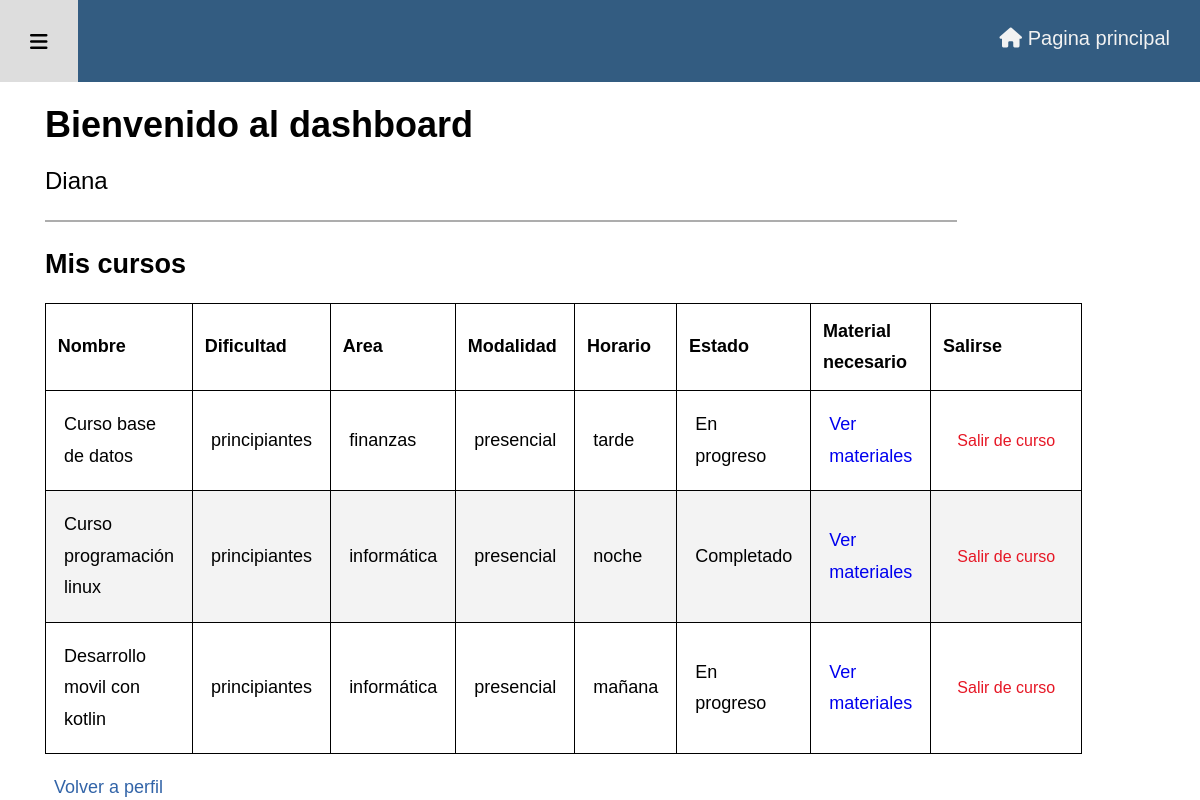
The page /admin/perfil.php?direccion=cursos_inscritos (signed in) on the database its author committed.
### tables this page shows
CREATE TABLE IF NOT EXISTS `usuario_y_curso` (
  `id_uc` int(11) NOT NULL AUTO_INCREMENT,
  `id_curso` int(11) NOT NULL,
  `ci_usuario` int(11) NOT NULL,
  `estado` varchar(255) DEFAULT 'En progreso',
  PRIMARY KEY (`id_uc`),
  KEY `frk_curso` (`id_curso`),
  KEY `frk_usuario` (`ci_usuario`)
);

CREATE TABLE IF NOT EXISTS `curso` (
  `id_curso` int(3) NOT NULL AUTO_INCREMENT,
  `nombre_curso` varchar(255) NOT NULL,
  `descripcion` text NOT NULL,
  `dificultad` varchar(255) NOT NULL,
  `id_area` int(11) NOT NULL,
  `fecha` date NOT NULL,
  `imagen` text NOT NULL,
  `ci_profesor` int(11) NOT NULL,
  `id_modalidad` int(11) NOT NULL,
  `id_horario` int(11) NOT NULL,
  PRIMARY KEY (`id_curso`),
  KEY `fk_area` (`id_area`),
  KEY `fk_prof` (`ci_profesor`),
  KEY `fk_horario` (`id_horario`),
  KEY `fk_modalidad` (`id_modalidad`)
);

CREATE TABLE IF NOT EXISTS `areas` (
  `id_area` int(11) NOT NULL AUTO_INCREMENT,
  `area` varchar(255) NOT NULL,
  PRIMARY KEY (`id_area`)
);

CREATE TABLE IF NOT EXISTS `modalidad_curso` (
  `id_modalidad` int(11) NOT NULL AUTO_INCREMENT,
  `modalidad` varchar(255) NOT NULL DEFAULT 'mañana',
  PRIMARY KEY (`id_modalidad`)
);

CREATE TABLE IF NOT EXISTS `horario_curso` (
  `id_horario` int(11) NOT NULL AUTO_INCREMENT,
  `horario` varchar(255) NOT NULL,
  PRIMARY KEY (`id_horario`)
);

### admin/admin_includes/cursos_inscritos.php (the view, shortened to what this page needs)
<table>
    <thead>
        <tr>
        <th>Nombre</th>
        <th>Dificultad</th>
        <th>Area</th>
        <th>Modalidad</th>
        <th>Horario</th>
        <th>Estado</th>
        <th>Material necesario</th>
        <th>Salirse</th>
        </tr>
    </thead>
    <tbody>
<?php
    if(isset($_SESSION['ci'])) {
        $ci_inscrito = $_SESSION['ci'];
    }
    echo "<h2>Mis cursos</h2>";
    $query = "SELECT id_uc, usuario_y_curso.id_curso, curso.nombre_curso, curso.dificultad, modalidad_curso.modalidad, horario_curso.horario, estado, areas.area FROM usuario_y_curso ";
    $query .= "INNER JOIN curso ON usuario_y_curso.id_curso = curso.id_curso ";
    $query .= "INNER JOIN areas ON curso.id_area = areas.id_area ";
    $query .= "INNER JOIN modalidad_curso ON curso.id_modalidad = modalidad_curso.id_modalidad ";
    $query .= "INNER JOIN horario_curso ON curso.id_horario = horario_curso.id_horario ";
    $query .= "WHERE usuario_y_curso.ci_usuario = ? ";
    $stmt = mysqli_stmt_init($conexion);
    $preparar = mysqli_stmt_prepare($stmt, $query);
    if(!$preparar) {
        die('Query fallido' . mysqli_error($conexion));
    } else {
    mysqli_stmt_bind_param($stmt, "i", $ci_inscrito);
    mysqli_stmt_execute($stmt);
    $seleccionar_mis_cursos = mysqli_stmt_get_result($stmt);
    while ($fila = mysqli_fetch_assoc($seleccionar_mis_cursos)) {
        $id_curso = $fila['id_curso'];
        $nombre_curso = $fila['nombre_curso'];
        $dificultad = $fila['dificultad'];
        $area = $fila['area'];
        $modalidad = $fila['modalidad'];
        $horario = $fila['horario'];
        $estado = $fila['estado'];
        echo "<tr>";
        echo "<td>$nombre_curso</td>";
        echo "<td>$dificultad</td>";
        echo "<td>$area</td>";
        echo "<td>$modalidad</td>";
        echo "<td>$horario</td>";
        echo "<td>$estado</td>";
        echo "<td><a href='perfil.php?direccion=materiales&materiales_curso=$id_curso'>Ver materiales</a></td>";
        echo "<form action='' method='POST'>";
        echo "<td><input type='submit' name='salir' class='boton-activo boton-borrar' onClick=\"javascript: return confirm('¿Está seguro de que quiere borrar? (esta acción no se puede deshacer)'); \" value='Salir de curso'></td>";
        echo "</form>";
        echo "</tr>";
    }
}
?>
</tbody>
</table>
<div>
    <a class="boton-activo" href="perfil.php">Volver a perfil</a>
</div>

### admin/adm_estilos/estilo-admin.css (style rules this page uses)
html { font-family: 'Josefin Sans', Arial; src: url(adm_fuentes/JosefinSans-VariableFont_wght.ttf); }
body { background-color: white; margin: 0; font-size: 1.125rem; font-weight: 400; line-height: 1.75em; }
table { table-layout: auto; width: 100%; margin: 1em 0; border-collapse: collapse; }
table, td, th { padding: .65em; border: black 1px solid ; }
table thead tr { text-align: left; }
table tbody tr:nth-of-type(even) { background-color: #f3f3f3; }
table a { text-decoration: none; }
.tabla-perfil th, td { padding: 1em; text-align: left; }
.boton-activo { text-decoration: none; color: #3264a8; padding: .5em; }
.boton-borrar { color: #e61725; border: none; background-color: transparent; font-size: 1rem; }

### rows shown on the page
usuario_y_curso: id_curso.nombre_curso "Curso base de datos", id_curso.dificultad "principiantes", areas.area "finanzas", modalidad_curso.modalidad "presencial", horario_curso.horario "tarde", estado "En progreso"
usuario_y_curso: id_curso.nombre_curso "Curso programación linux", id_curso.dificultad "principiantes", areas.area "informática", modalidad_curso.modalidad "presencial", horario_curso.horario "noche", estado "Completado"
usuario_y_curso: id_curso.nombre_curso "Desarrollo movil con kotlin", id_curso.dificultad "principiantes", areas.area "informática", modalidad_curso.modalidad "presencial", horario_curso.horario "mañana", estado "En progreso"

### other values the page prints
$_SESSION['usuario'] "Diana"
